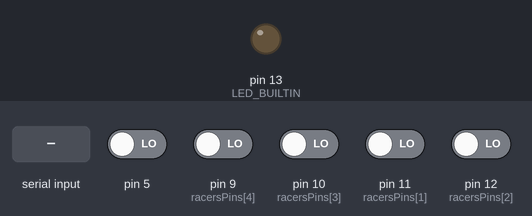
Bench run of a sketch on a simulated Arduino Uno, built with avr-gcc and run on an emulated ATmega328P. Parts: output pins drawn as LEDs (lit = HIGH). Inputs (shaded band) come from the test bench; at power-on: pin 5, pin 9 (racersPins[4]), pin 10 (racersPins[3]), pin 11 (racersPins[1]), pin 12 (racersPins[2]) LOW. What the sketch prints to the serial monitor is not drawn.

Above: at 1.2 s.
1.3 s: pin 11 (racersPins[1]) driven HIGH
At 1.7 s:
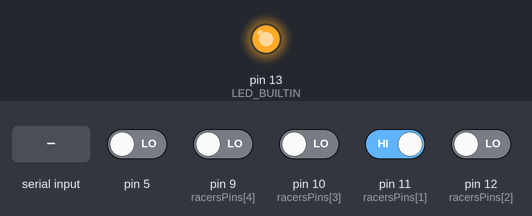
2.8 s: byte 30 received over Serial
4.3 s: pin 11 (racersPins[1]) driven LOW
At 5.2 s:
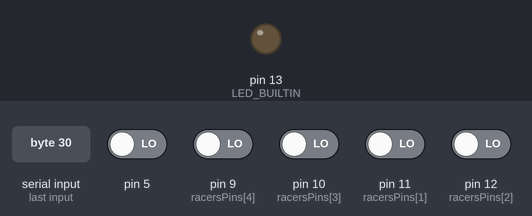
5.8 s: pin 5 driven HIGH
At 6.1 s:
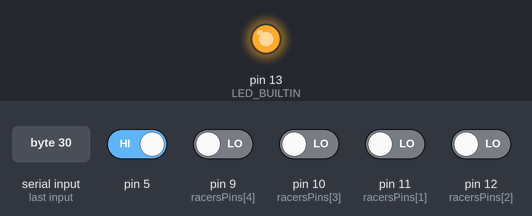
Timing chart, 0 to 8.3 s (numbered marks = the images above; inputs shaded):
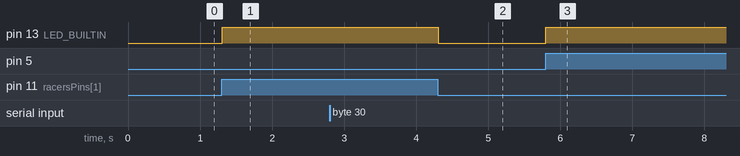

Measured:
- after the input at 1.3 s, pin 13 (LED_BUILTIN): LOW → HIGH at once
- after the input at 2.8 s, every drawn part: stays the same
- after the input at 4.3 s, pin 13 (LED_BUILTIN): HIGH → LOW at once
- after the input at 5.8 s, pin 13 (LED_BUILTIN): LOW → HIGH at once

The sketch:

Server.ino
```cpp
#include <Chrono.h>

// Instanciate a Chrono object.
Chrono raceTick;
Chrono eventTick;
Chrono countdownTick;
Chrono racerTick[5] = {};


// Pin Mapping (index 0 is not used)
const int racersPins[5] = {0,11,12,10,9};

// SENSOR STATUS (index 0 is unused)
bool racersSensors[5] = {0,0,0,0,0};
bool isAnyRacerSensorHIGH = 0;

///// === MESAGGES === /////

// Commands
const byte C_START_RACE =            B00010000;
const byte C_START_RACE_1 =          B00010001;
const byte C_START_RACE_2 =          B00010010;
const byte C_START_RACE_3 =          B00010011;
const byte C_START_RACE_4 =          B00010101;
const byte C_FALSE_START[5] =        { B00110000, B00110001, B00110010, B00110011, B00110101 };

const byte C_GET_RACE_TIME =         B11111100;
byte S_CURRENT_RACE_TIME[8] =     { B00000000, B00000000, B00000000, B00000000, B00000000, B00000000, B00000000, B00000000 };
const byte C_RESTART_RACE =          B11111110;


// COUNTDOWN COMMANDS  (0010 0000)
const byte C_COUNTDOWN =             B00100000;
const byte C_COUNTDOWN_1 =           B00100001;
const byte C_COUNTDOWN_2 =           B00100010;
const byte C_COUNTDOWN_3 =           B00100011;
const byte C_COUNTDOWN_4 =           B00100100;
const byte C_COUNTDOWN_GO =          B00100101;
int currentCountdown = 0;

// Status messages
const byte C_GET_STATUS =           B11111111;
const byte C_STATUS_IDLE =          B11110000;
const byte C_STATUS_COUNTDOWN =     B11110001;
const byte C_STATUS_FALSE_START =   B11110010;
const byte C_STATUS_STARTED =       B11110011;
const byte C_STATUS_FINISHED =      B11110100;


// Debug
int buttonState = 0;         // variable for reading the pushbutton status
int ledState = 0;         // variable for reading the pushbutton status

// Race Setup
enum RaceState {
  _IDLE = B11110000,
  COUNTDOWN = C_STATUS_COUNTDOWN,
  FALSE_START = C_STATUS_FALSE_START,
  STARTED = C_STATUS_STARTED,
  FINISHED = C_STATUS_FINISHED
};

struct ServerMessages {
  bool startRace;
  bool restarRace;
};

RaceState raceState = _IDLE;

int totalLaps = 0;
int totalRacers = 2;
int serverCommand = -1;
unsigned long raceStartTime = 0;
unsigned long raceFinishTime = 0;
// Antipassback for lap, to avoid false positives, each lap has to have at least this quantity of milli seconds passed.
unsigned long lapAntipassback = 5000;
unsigned long r = 0;
//unsigned long[] racer1Laps;
//unsigned long[] racer2Laps;
//unsigned long[] racer3Laps;
//unsigned long[] racer4Laps;

// the setup function runs once when you press reset or power the board
void setup() {
  // initialize digital pin LED_BUILTIN as an output.
  pinMode(LED_BUILTIN, OUTPUT);
  pinMode(racersPins[1], INPUT);
  pinMode(racersPins[2], INPUT);
  pinMode(racersPins[3], INPUT);
  pinMode(racersPins[4], INPUT);

  Serial.begin(115200);
  raceTick.stop();
  countdownTick.stop();
}


void loop() {
  // Check state Machine
  stateMachineRun();

  // Minimum tick
   delay(10);
}

void stateMachineRun() {
  serverCommand = Serial.read();

  // Quick response to status query
  if(serverCommand == C_GET_STATUS) {
    Serial.write(raceState);
  }

  // Restart State Machine
  if(serverCommand == C_RESTART_RACE) {
    restartRace();
  }

  // Quick response to Race Time
   if(serverCommand == C_GET_RACE_TIME) {
    getRaceTime();
  }

  // Check and update sensors Status
  checkSensors();

  // For debug only
  if(isAnyRacerSensorHIGH) {
    digitalWrite(LED_BUILTIN, HIGH);
  } else {
    digitalWrite(LED_BUILTIN, LOW);
  }

  switch (raceState)
  {
  case _IDLE:
    idle();
    break;
  case COUNTDOWN:
    countdown();
    break;
  case FALSE_START:
    falseStart();
    break;
  case STARTED:
    started();
    break;
  case FINISHED:
    finished();
    break;
  default:
    break;
  }
}

/* Check for race start message and initialize countdown. */
void idle() {

  // Start Race
  if(checkStartRace(serverCommand)) {
    countdownTick.restart();
    setState(COUNTDOWN);
    Serial.write(raceState);

  }
}

/* Restart race, stop clocks and set status as idle */
void restartRace() {
    raceTick.stop();
    countdownTick.stop();
    setState(_IDLE);
    Serial.write(raceState);
}

void startRace() {
     Serial.write(C_COUNTDOWN_GO);
     setState(STARTED);
     Serial.write(raceState);
     countdownTick.stop();
     raceTick.restart();

}

void getRaceTime() {
    Serial.write(C_GET_RACE_TIME);
    unsigned long el = raceTick.elapsed();

    S_CURRENT_RACE_TIME[0] = 0;
    S_CURRENT_RACE_TIME[1] = 0;
    S_CURRENT_RACE_TIME[2] = 0;
    S_CURRENT_RACE_TIME[3] = 0;
    S_CURRENT_RACE_TIME[7] = el & 0xFF; // 0x78
    S_CURRENT_RACE_TIME[6] = (el >> 8) & 0xFF; // 0x56
    S_CURRENT_RACE_TIME[5] = (el >> 16) & 0xFF; // 0x34
    S_CURRENT_RACE_TIME[4] = (el >> 24) & 0xFF; // 0x12


    Serial.write(S_CURRENT_RACE_TIME,8);
}

/* Run the timer and check for false starts. */
void countdown() {

  /* If we reach the 5 seconds countdown advance the state machine */
  if(countdownTick.hasPassed(5000)) {
    startRace();
    currentCountdown = 0;
  }

  /* If we have any car doing a false start, notify it, and advance state machine until restart */
  if(isAnyRacerSensorHIGH > 0) {
       Serial.write(C_FALSE_START[isAnyRacerSensorHIGH]);
       setState(FALSE_START);
       countdownTick.restart();
       currentCountdown = 0;
       Serial.write(raceState);
  }

  /* Do the countdown */
  if (countdownTick.hasPassed(1000) && currentCountdown < 1) {
    currentCountdown = 1;
    Serial.write(C_COUNTDOWN_1);
  } else if (countdownTick.hasPassed(2000)  && currentCountdown < 2)  {
    currentCountdown = 2;
    Serial.write(C_COUNTDOWN_2);
  } else if (countdownTick.hasPassed(3000)  && currentCountdown < 3)  {
    currentCountdown = 3;
    Serial.write(C_COUNTDOWN_3);
  } else if (countdownTick.hasPassed(4000)  && currentCountdown < 4)  {
    currentCountdown = 4;
    Serial.write(C_COUNTDOWN_4);
  }

}

/* Notify Server about false start and wait for new command to re call the countdown. */
void falseStart() {

}

/** Main Race Loop */
void started() {

}

/* Race has finished succesfully. Notify server, and fallback to idle after some time. */
void finished() {

}

/* Set a race state  */
void setState(RaceState state) {
  raceState = state;
}

int checkFalseStart() {
  return 0;
}

void checkSensors() {
    isAnyRacerSensorHIGH = 0;
    for (int i = 1; i <= totalRacers; i++) {
      racersSensors[i] = digitalRead(racersPins[i]);
      if(racersSensors[i] == HIGH) { isAnyRacerSensorHIGH = i; }
    }
}

/* Check for a server command for START RACE, and set the total racers accordingly*/
bool checkStartRace(byte cmd) {

  byte command = stripCommand(cmd);
  byte value = stripValue(cmd);

  if(command == C_START_RACE) {
      Serial.write(command);
      Serial.write(value);
      totalRacers = value;
      return true;
  }
  else {
    return false;
  }

}

byte stripValue (byte b) {
  b = b << 4;
  b = b >> 4;
  return b;
}

byte stripCommand (byte b) {
   // Shift value bytes into non existence
   b = b >> 4;
   b = b << 4;
   return b;
}
```
